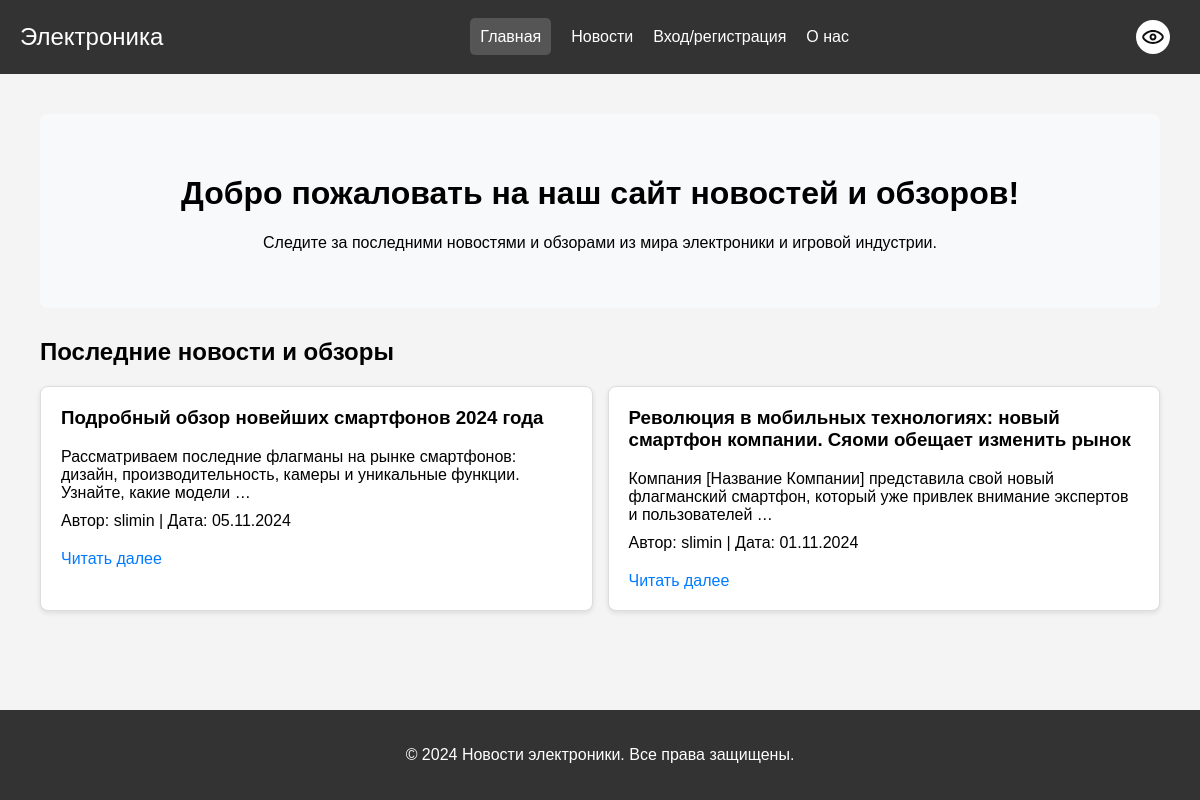
Before: / with the older database file.
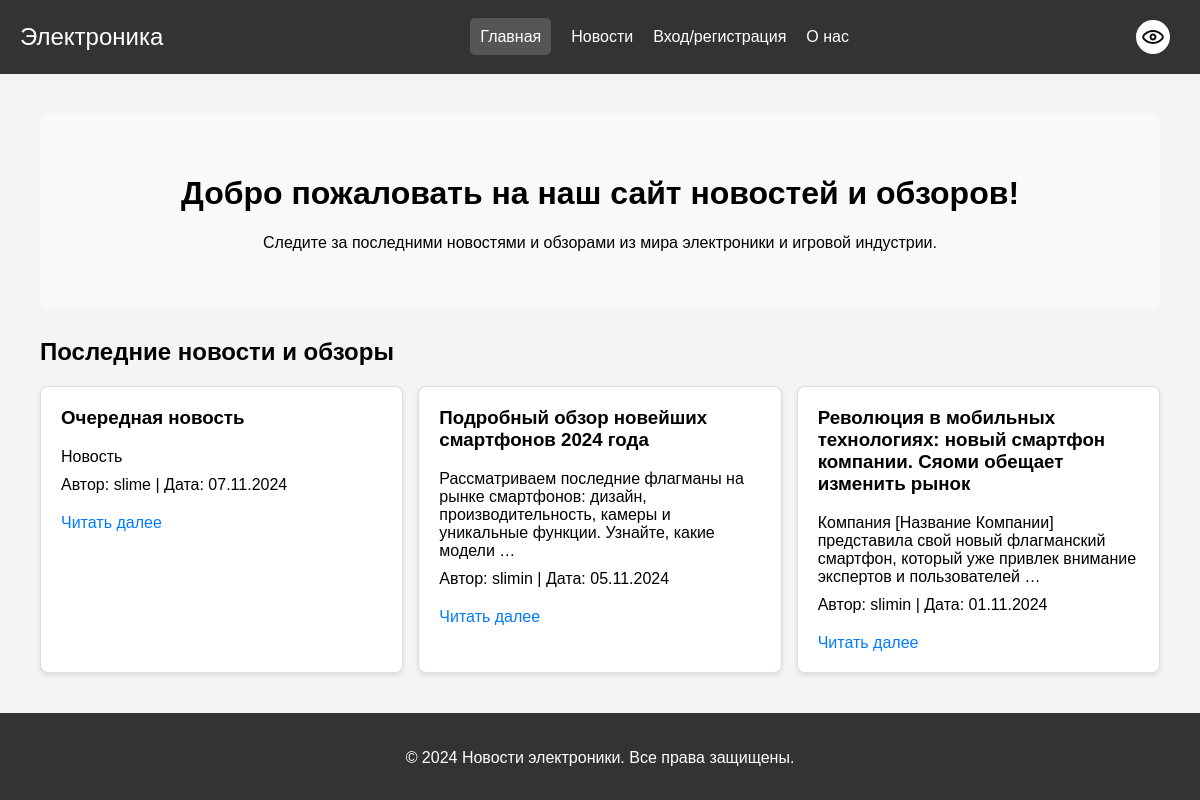
After: the same page with the newer database file.
### news/models.py (models this page shows, shortened)
class Content(models.Model):
    CONTENT_TYPES = [
        ('news', 'Новости'),
        ('review', 'Обзор'),
    ]
    title = models.CharField(max_length=200)
    content = models.TextField()
    created_at = models.DateTimeField(auto_now_add=True)
    author = models.ForeignKey('UserProfile', on_delete=models.CASCADE)
    type = models.CharField(max_length=10, choices=CONTENT_TYPES)
    age_restriction = models.BooleanField(default=False, verbose_name="Возрастные ограничения")

class UserProfile(AbstractUser):
    username = models.CharField(max_length=20, unique=True, blank=False)
    nickname = models.CharField(max_length=15, blank=False)
    birthdate = models.DateField(blank=False, null=False)
    avatar = models.ImageField(upload_to='user_avatars', default='user_avatars/default-avatar.png')
    email = models.EmailField(unique=True)

### news/views.py (the view)
# urls.py: path('', views.index, name='index'),
def index(request):
    latest_news = Content.objects.order_by('-created_at')[:6]
    return render(request, 'index.html', {'latest_news': latest_news})

### news/templates/index.html (shortened to what this page needs)
{% extends 'base.html' %}
{% load static %}
{% block extra_css %}
<link rel="stylesheet" href="{% static 'css/index.css' %}">
{% endblock %}
{% block content %}
<div class="content-container">
    <div class="banner">
        <h1>Добро пожаловать на наш сайт новостей и обзоров!</h1>
        <p>Следите за последними новостями и обзорами из мира электроники и игровой индустрии.</p>
    </div>
    <div class="latest-content">
        <h2>Последние новости и обзоры</h2>
        <div class="content-cards">
            {% for news in latest_news %}
                <div class="content-card">
                    <h3>{{ news.title }}</h3>
                    <p>{{ news.content|truncatewords:15 }}</p>
                    <p>Автор: {{ news.author.username }} | Дата: {{ news.created_at|date:"d.m.Y" }}</p>
                    <a href="{% url 'content_detail' news.id %}">Читать далее</a>
                </div>
            {% empty %}
                <p>Нет доступных новостей или обзоров.</p>
            {% endfor %}
        </div>
    </div>
</div>
{% endblock %}

Changed rows visible on the page:
added Content: title "Очередная новость", content "Новость", author.username "slime", created_at "07.11.2024"
